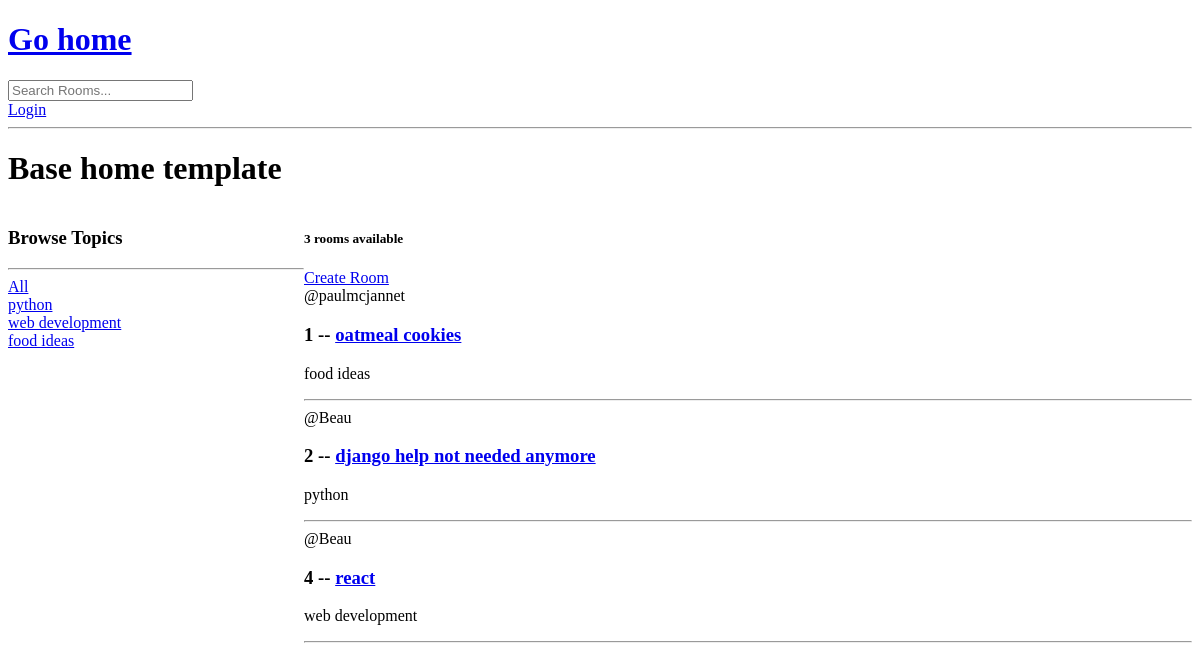
The app's page /, older data.
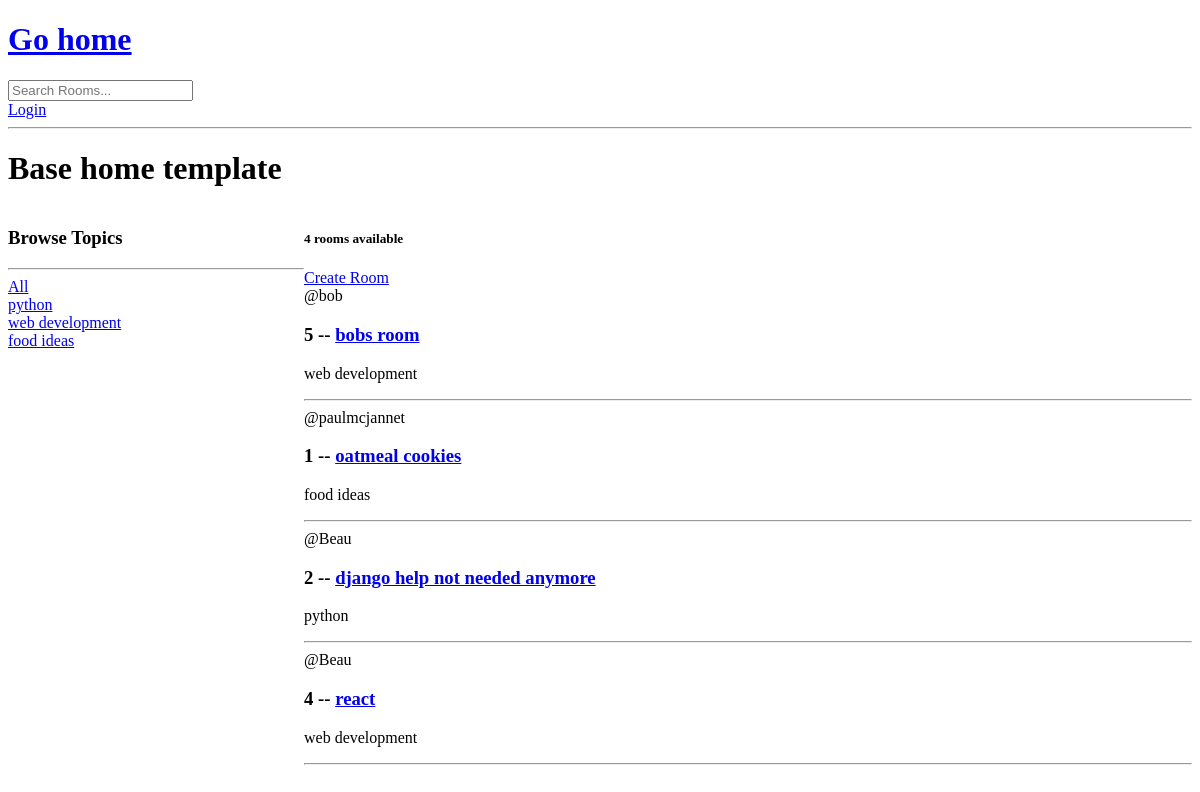
The same page, newer data.
### base/models.py (models this page shows, shortened)
class Topic(models.Model):
    name = models.CharField(max_length=200)

class Room(models.Model):
    host = models.ForeignKey(User, on_delete=models.SET_NULL, null=True)
    topic =  models.ForeignKey(Topic, on_delete=models.SET_NULL, null=True)
    name = models.CharField(max_length=200)
    desc = models.TextField(null=True, blank=True)
    updated = models.DateTimeField(auto_now=True)
    created = models.DateField(auto_now_add=True)
    class Meta:
        ordering = ["-updated", "-created"]

### base/views.py (the view)
# urls.py: path("", views.home, name="home"),
def home(req):
    q = req.GET.get("q") if req.GET.get("q") != None else ""
    rooms = Room.objects.filter(
        Q(topic__name__icontains=q) |
        Q(name__icontains=q) |
        Q(desc__icontains=q))
    topics = Topic.objects.all()
    room_count = rooms.count()
    context = {"rooms": rooms, "topics": topics, "room_count": room_count}
    return render(req, "base/home.html", context)

### base/templates/base/home.html (shortened to what this page needs)
{% extends "main.html" %} {% block content %}
<h1>Base home template</h1>
<div class="home-container">
	<div>
		<h3>Browse Topics</h3>
		<hr />
		<div>
			<a href="{% url 'home' %}">All</a>
		</div>
		{% for topic in topics %}
		<div>
			<a href="{% url 'home' %}?q={{topic.name}}">{{topic.name}}</a>
		</div>
		{% endfor %}
	</div>
	<div>
		<h5>{{room_count}} rooms available</h5>
		<a href="{% url 'create-room' %}">Create Room</a>
		{% for room in rooms %}
		<div>
			<span>@{{room.host.username}}</span>
			<h3>
				{{room.id}} --
				<a href="{% url 'room' room.id %}">{{room.name}}</a>
			</h3>
			<p>{{room.topic.name}}</p>
			<hr />
		</div>
		{% endfor %}
	</div>
</div>
{% endblock content %}

Row changes from the older to the newer data that the page shows:
added Room: host.username "bob", id "5", name "bobs room", topic.name "web development"
Text that changed along with them:
{{ room_count }}: "3" → "4"
